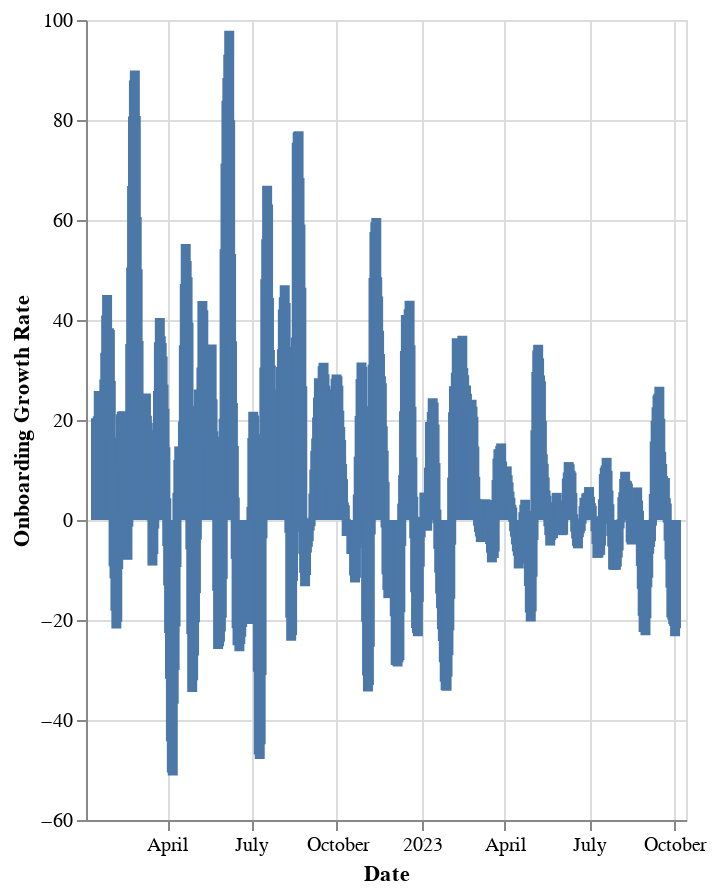

Notebook cell for this chart:
### Markdown cell above
:::

### Code cell
# | output: true

display(Markdown(f"### Onboarding Growth Rate (7 day rolling average)"))

df["growth_rate"] = df["onboarded_tibs"].pct_change(
    periods=7).rolling(7).mean() * 100
recent_df = df[df["date"] > "2022-01-01"]

alt.Chart(recent_df).mark_bar().encode(
    x=alt.X("date:T", title="Date"),
    y=alt.Y("growth_rate:Q", title="Onboarding Growth Rate"),
    tooltip=[
        alt.Tooltip("date:T", title="Date"),
        alt.Tooltip("growth_rate:Q", title="Onboarding Growth Rate"),
    ],
).properties(
    width="container",
    height=400,
)

### Figure 1 — Vega-Lite specification as saved in the notebook (floating-point values rounded to 4 significant figures; data arrays with more than 128 entries replaced by an {"elided": "..."} marker saying what was removed)
{"config": {"view": {"continuousWidth": 300, "continuousHeight": 300}}, "data": {"name": "data-907dc300a5bcc36f8b4331426838948a"}, "mark": {"type": "bar"}, "encoding": {"tooltip": [{"field": "date", "title": "Date", "type": "temporal"}, {"field": "growth_rate", "title": "Onboarding Growth Rate", "type": "quantitative"}], "x": {"field": "date", "title": "Date", "type": "temporal"}, "y": {"field": "growth_rate", "title": "Onboarding Growth Rate", "type": "quantitative"}}, "height": 400, "width": "container", "$schema": "https://vega.github.io/schema/vega-lite/v5.15.1.json", "datasets": {"data-907dc300a5bcc36f8b4331426838948a": {"elided": "640 records"}}}
